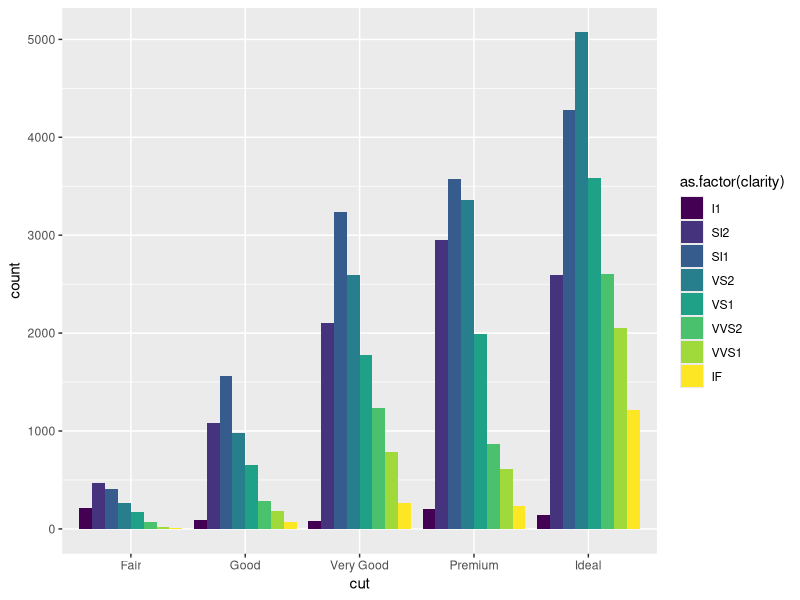

Generate this figure with R:
##### Michael Ramsey #####
# Lab 4 Exercises
# Solutions
# 02/06/2019

##### Exercise 1 #####

# Load libraries
library(tidyverse)

# Load data
data("diamonds")

##### Exercise 2 #####

# View the first few rows of data
head(diamonds)

# View all the data
View(diamonds)

# Structure of the data
str(diamonds)

##### Exercise 3 #####

# Bar plot of cut class, grouped by clarity
ggplot(data = diamonds, aes(x = cut, fill = as.factor(clarity))) + 
  geom_bar(position = 'dodge')

##### Exercise 4 #####

# Subset diamond data by 'ideal' cut
df <- diamonds %>%
  filter((cut == 'Ideal') & (clarity %in% c('SI1','SI2')))

##### Exercise 5 #####

# Subset diamond data by 'ideal' cut, select carat column
df <- diamonds %>%
  filter((cut == 'Ideal') & (clarity %in% c('SI1','SI2'))) %>%
  select(carat)
